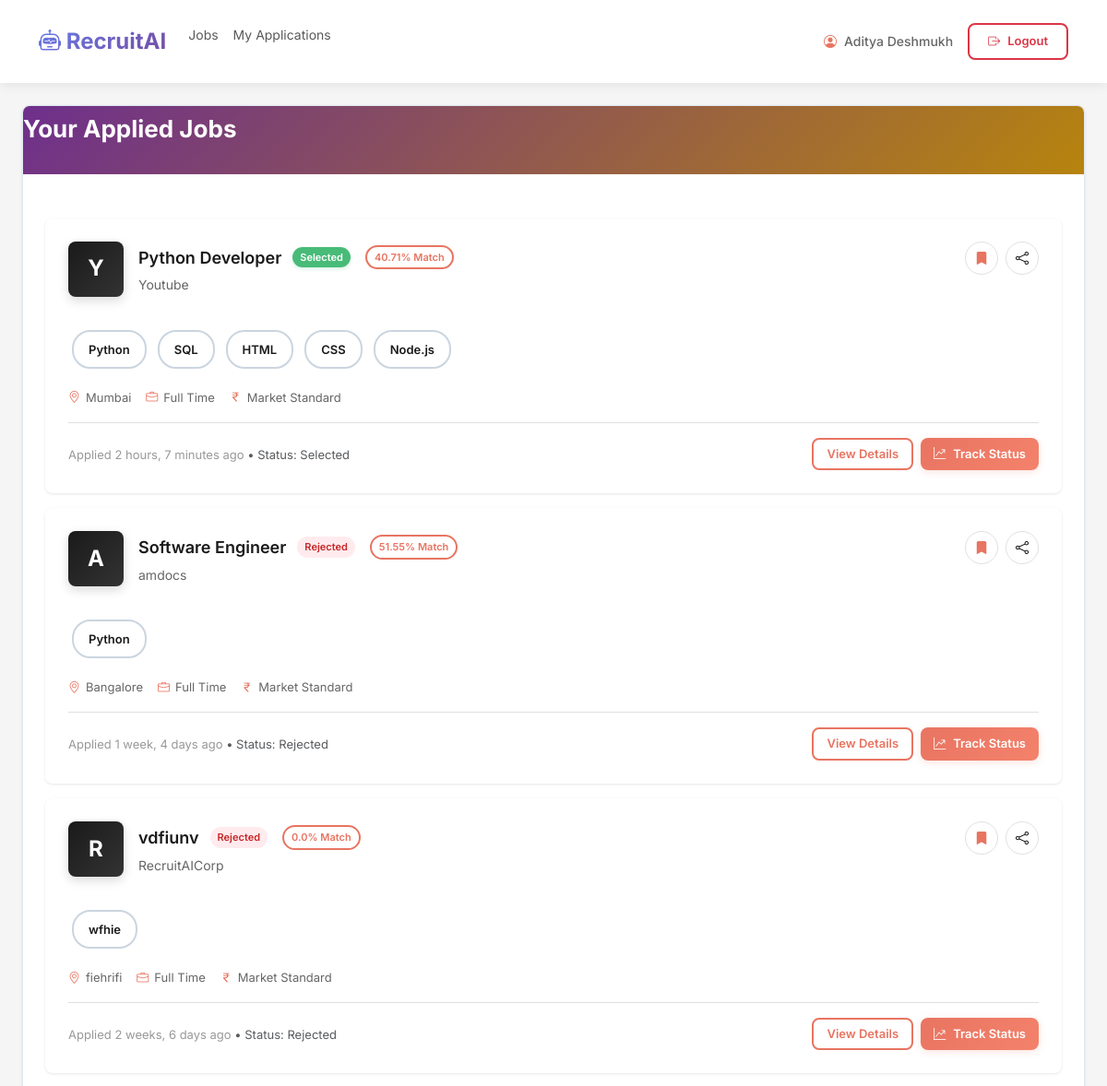
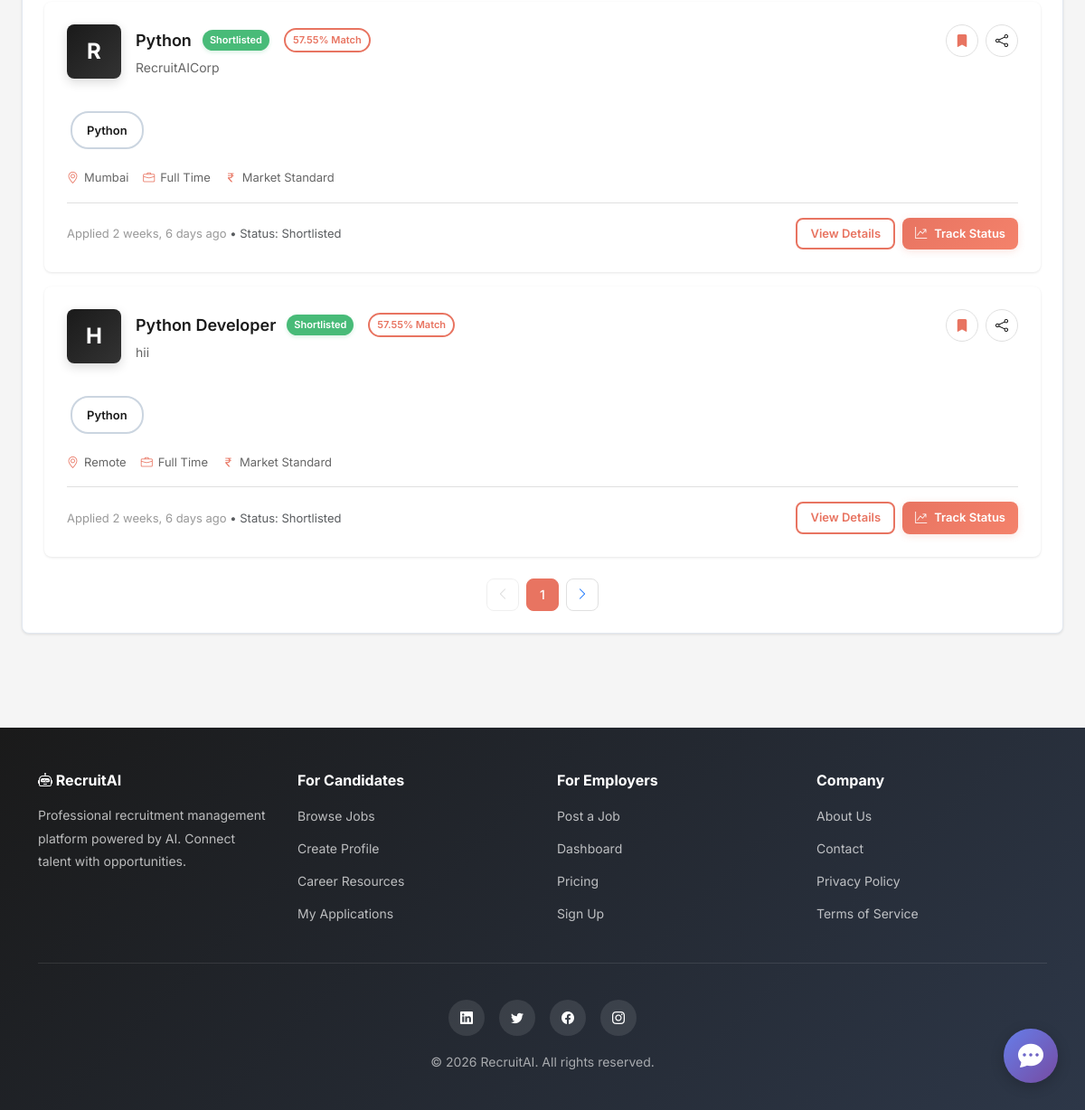
The app's page /candidate/applications/ (signed in) with its own data (2 pictures, top to bottom).
### core/models.py (models this page shows, shortened)
class CustomUser(AbstractUser):
    pass
    is_hr = models.BooleanField(default=False)
    is_candidate = models.BooleanField(default=False)
    company_name = models.CharField(max_length=200, blank=True)
    email = models.EmailField(unique=True)

class Application(models.Model):
    STATUS_CHOICES = (
        ('APPLIED', 'Applied'),
        ('SHORTLISTED', 'Shortlisted'),
        ('SECOND_ROUND', 'Second Round'),
        ('REJECTED', 'Rejected'),
        ('SELECTED', 'Selected'),
    )
    candidate = models.ForeignKey(CustomUser, on_delete=models.CASCADE, related_name='applications')
    job = models.ForeignKey(JobPost, on_delete=models.CASCADE, related_name='applications')
    status = models.CharField(max_length=20, choices=STATUS_CHOICES, default='APPLIED')
    score = models.FloatField(default=0.0)
    applied_at = models.DateTimeField(auto_now_add=True)
    resume = CloudinaryField('resume_snapshot', resource_type='raw', blank=True, null=True)
    interview_name = models.CharField(max_length=200, blank=True, null=True, help_text="e.g. Technical Assessment, HR Round")
    interview_link = models.URLField(max_length=500, blank=True, null=True)
    interview_date = models.DateTimeField(null=True, blank=True)
    class Meta:
        unique_together = ('candidate', 'job')

class JobPost(models.Model):
    recruiter = models.ForeignKey(CustomUser, on_delete=models.CASCADE, related_name='posted_jobs')
    title = models.CharField(max_length=200)
    company_name = models.CharField(max_length=200, default='RecruitAICorp')
    description = RichTextField()
    location = models.CharField(max_length=100)
    eligibility = models.CharField(max_length=200, blank=True)
    required_skills = models.TextField(help_text="Comma separated required skills", blank=True)
    vacancy = models.IntegerField(default=1)
    expiry_date = models.DateTimeField(null=True, blank=True, help_text="Deadline for applications")
    created_at = models.DateTimeField(auto_now_add=True)
    min_tenth_percentage = models.DecimalField(max_digits=5, decimal_places=2, null=True, blank=True, help_text="Minimum 10th percentage required")
    min_twelfth_percentage = models.DecimalField(max_digits=5, decimal_places=2, null=True, blank=True, help_text="Minimum 12th/Diploma percentage required")
    min_degree_percentage = models.DecimalField(max_digits=5, decimal_places=2, null=True, blank=True, help_text="Minimum degree percentage required")
    min_age = models.IntegerField(null=True, blank=True, help_text="Minimum age required")
    max_age = models.IntegerField(null=True, blank=True, help_text="Maximum age allowed")

### core/views.py (the view)
# urls.py: path('candidate/applications/', views.my_applications, name='my_applications'),
@login_required
def my_applications(request):
    if request.user.is_hr:
        return redirect('hr_dashboard')
    my_applications_list = Application.objects.filter(candidate=request.user).order_by('-applied_at')
    from django.core.paginator import Paginator
    paginator = Paginator(my_applications_list, 5)
    page_number = request.GET.get('page')
    page_obj = paginator.get_page(page_number)
    return render(request, 'core/my_applications.html', {
        'my_applications': page_obj,
        'page_obj': page_obj,
        'is_paginated': page_obj.has_other_pages()
    })

### templates/core/my_applications.html (shortened to what this page needs)
{% extends 'base.html' %}
{% load static %}
{% load custom_filters %}
{% block extra_css %}
<link rel="stylesheet" href="{% static 'css/candidate.css' %}">
<link rel="stylesheet" href="{% static 'css/components.css' %}">
{% endblock %}
{% block content %}
<div class="applications-container">
    <div class="card" style="padding: 0; overflow: hidden;">
        <div class="applications-header">
            <h2 style="margin: 0; color: white;">Your Applied Jobs</h2>
        </div>
        <div style="padding: var(--spacing-lg);">
            {% if my_applications %}
            {% for application in my_applications %}
            <div class="job-card">
                <div class="job-card-header">
                    <div class="job-logo">
                        {{ application.job.company_name|first|upper }}
                    </div>
                    <div class="job-info">
                        <div class="d-flex align-items-center gap-2">
                            <h3 class="job-title" style="margin: 0;">{{ application.job.title }}</h3>
                            {% if application.status == 'SHORTLISTED' %}
                            <span class="tag tag-success" style="font-size: 11px; padding: 2px 8px;">Shortlisted</span>
                            {% elif application.status == 'SELECTED' %}
                            <span class="tag tag-success" style="font-size: 11px; padding: 2px 8px;">Selected</span>
                            {% elif application.status == 'REJECTED' %}
                            <span class="tag"
                                style="background: #FFEBEE; color: #C62828; font-size: 11px; padding: 2px 8px;">Rejected</span>
                            {% else %}
                            <span class="tag tag-info" style="font-size: 11px; padding: 2px 8px;">Pending</span>
                            {% endif %}
                            <span class="tag tag-outline"
                                style="font-size: 11px; padding: 2px 8px; border-color: var(--coral-primary); color: var(--coral-primary);">
                                {{ application.score }}% Match
                            </span>
                        </div>
                        <p class="job-company">{{ application.job.company_name }}</p>
                    </div>
                    <div class="job-actions">
                        <button class="job-action-btn" title="Saved">
                            <i class="bi bi-bookmark-fill" style="color: var(--coral-primary);"></i>
                        </button>
                        <button class="job-action-btn" title="Share Job">
                            <i class="bi bi-share"></i>
                        </button>
                    </div>
                </div>
                <div class="job-tags">
                    {% for skill in application.job.required_skills|split:',' %}
                    <span class="tag tag-outline">{{ skill|strip }}</span>
                    {% endfor %}
                </div>
                <div class="job-meta">
                    <div class="job-meta-item">
                        <i class="bi bi-geo-alt"></i>
                        <span>{{ application.job.location }}</span>
                    </div>
                    <div class="job-meta-item">
                        <i class="bi bi-briefcase"></i>
                        <span>Full Time</span>
                    </div>
                    <div class="job-meta-item">
                        <i class="bi bi-currency-rupee"></i>
                        <span>Market Standard</span>
                    </div>
                </div>
                <div class="job-footer">
                    <div class="job-posted">
                        <span>Applied {{ application.applied_at|timesince }} ago</span>
                        <span class="text-muted"> • Status: {{ application.get_status_display }}</span>
                    </div>
                    <div class="job-buttons">
                        <button class="btn btn-outline btn-sm" onclick="showJobDetails('{{ application.job.id }}')">
                            View Details
                        </button>
                        <button class="btn btn-primary btn-sm"
                            onclick="showStatusModal('{{ application.id }}', '{{ application.job.title|escapejs }}', '{{ application.applied_at|date:'d M, Y' }}', '{{ application.status }}', '{{ application.job.company_name|escapejs }}')">
                            <i class="bi bi-graph-up-arrow"></i> Track Status
                        </button>
                    </div>
                </div>
            </div>
            {% endfor %}
            {% if is_paginated %}
            <div class="pagination">
                {% if page_obj.has_previous %}
                <a href="?{% for key,value in request.GET.items %}{% if key != 'page' %}{{ key }}={{ value }}&{% endif %}{% endfor %}page={{ page_obj.previous_page_number }}"
                    class="pagination-btn">
                    <i class="bi bi-chevron-left"></i>
                </a>
                {% else %}
                <button class="pagination-btn" disabled>
                    <i class="bi bi-chevron-left"></i>
                </button>
                {% endif %}
                <button class="pagination-btn active">{{ page_obj.number }}</button>
                {% if page_obj.has_next %}
                <a href="?{% for key,value in request.GET.items %}{% if key != 'page' %}{{ key }}={{ value }}&{% endif %}{% endfor %}page={{ page_obj.next_page_number }}"
                    class="pagination-btn">
                    <i class="bi bi-chevron-right"></i>
                </a>
                {% else %}
                <button class="pagination-btn" disabled>
                    <i class="bi bi-chevron-right"></i>
                </button>
                {% endif %}
            </div>
            {% endif %}
            {% endif %}
        </div>
    </div>
</div>
{% endblock %}

### templates/base.html (shortened to what this page needs)
<!DOCTYPE html>
<html lang="en">
<head>
    <link href="https://cdn.jsdelivr.net/npm/bootstrap@5.3.0/dist/css/bootstrap.min.css" rel="stylesheet">
    <link rel="stylesheet" href="https://cdn.jsdelivr.net/npm/bootstrap-icons@1.11.3/font/bootstrap-icons.min.css">
    {% load static %}
    <link rel="stylesheet" href="{% static 'css/candidate.css' %}">
    <link rel="stylesheet" href="{% static 'css/components.css' %}">
    <link rel="stylesheet" href="{% static 'css/hr.css' %}">
    <link rel="stylesheet" href="{% static 'css/modal.css' %}">
    <link rel="stylesheet" href="{% static 'css/chat.css' %}">
    {% block extra_css %}{% endblock %}
</head>
<body>
    <nav class="navbar navbar-expand-lg navbar-light">
        <div class="container">
            <a class="navbar-brand" href="/">
                <i class="bi bi-robot"></i> RecruitAI
            </a>
            <div class="collapse navbar-collapse" id="navbarNav">
                <ul class="navbar-nav me-auto">
                    {% if user.is_authenticated %}
                    {% if user.is_hr %}
                    <li class="nav-item">
                        <a class="nav-link" href="{% url 'hr_dashboard' %}">Dashboard</a>
                    </li>
                    {% else %}
                    <li class="nav-item">
                        <a class="nav-link" href="{% url 'candidate_dashboard' %}">Jobs</a>
                    </li>
                    <li class="nav-item">
                        <a class="nav-link" href="{% url 'my_applications' %}">My Applications</a>
                    </li>
                    {% endif %}
                    {% endif %}
                </ul>
            </div>
            <div class="d-flex align-items-center gap-3">
                {% if user.is_authenticated %}
                {% if user.is_hr %}
                <a href="{% url 'hr_profile_view' %}" class="navbar-text" style="text-decoration: none;">
                    <i class="bi bi-person-circle"></i>
                    {{ user.get_full_name|default:user.username }}
                </a>
                {% else %}
                <a href="{% url 'profile_view' %}" class="navbar-text" style="text-decoration: none;">
                    <i class="bi bi-person-circle"></i>
                    {{ user.get_full_name|default:user.username }}
                </a>
                {% endif %}
                <form method="post" action="{% url 'logout' %}" style="display: inline;">
                    <button type="submit" class="btn btn-outline-danger btn-sm">
                        <i class="bi bi-box-arrow-right"></i> Logout
                    </button>
                </form>
                {% else %}
                <a href="{% url 'login' %}" class="btn btn-primary btn-sm">
                    <i class="bi bi-box-arrow-in-right"></i> Login
                </a>
                {% endif %}
            </div>
        </div>
    </nav>
    <div class="main-content">
        {% block content %}{% endblock %}
    </div>
    <footer class="site-footer">
        <div class="container">
            <div class="footer-content">
                <div class="footer-section">
                    <h5><i class="bi bi-robot"></i> RecruitAI</h5>
                    <p style="color: rgba(255, 255, 255, 0.7);">
                        Professional recruitment management platform powered by AI.
                        Connect talent with opportunities.
                    </p>
                </div>
                <div class="footer-section">
                    <h5>For Candidates</h5>
                    <ul>
                        <li><a href="{% url 'candidate_dashboard' %}">Browse Jobs</a></li>
                        <li><a href="{% url 'update_profile' %}">Create Profile</a></li>
                        <li><a href="{% url 'career_resources' %}">Career Resources</a></li>
                        <li><a href="{% url 'my_applications' %}">My Applications</a></li>
                    </ul>
                </div>
                <div class="footer-section">
                    <h5>For Employers</h5>
                    <ul>
                        <li><a href="{% url 'create_job' %}">Post a Job</a></li>
                        <li><a href="{% url 'hr_dashboard' %}">Dashboard</a></li>
                        <li><a href="{% url 'pricing' %}">Pricing</a></li>
                        <li><a href="{% url 'hr_signup' %}">Sign Up</a></li>
                    </ul>
                </div>
                <div class="footer-section">
                    <h5>Company</h5>
                    <ul>
                        <li><a href="{% url 'about_us' %}">About Us</a></li>
                        <li><a href="{% url 'contact' %}">Contact</a></li>
                        <li><a href="{% url 'privacy_policy' %}">Privacy Policy</a></li>
                        <li><a href="{% url 'terms_of_service' %}">Terms of Service</a></li>
                    </ul>
                </div>
            </div>
            <div class="footer-bottom">
                <div class="footer-social">
                    <a href="https://linkedin.com/company/recruitai" target="_blank" rel="noopener noreferrer"><i
                            class="bi bi-linkedin"></i></a>
                    <a href="https://twitter.com/recruitai" target="_blank" rel="noopener noreferrer"><i
                            class="bi bi-twitter"></i></a>
                    <a href="https://facebook.com/recruitai" target="_blank" rel="noopener noreferrer"><i
                            class="bi bi-facebook"></i></a>
                    <a href="https://instagram.com/recruitai" target="_blank" rel="noopener noreferrer"><i
                            class="bi bi-instagram"></i></a>
                </div>
                <p style="margin-top: 1rem;">&copy; 2026 RecruitAI. All rights reserved.</p>
            </div>
        </div>
    </footer>
    <div class="chat-widget">
        <button class="chat-button" id="chatButton">
            <i class="bi bi-chat-dots-fill"></i>
        </button>
    </div>
</body>
</html>

### records on screen
CustomUser: get_full_name "Aditya Deshmukh"
Application: job.company_name|first "Y", job "Python Developer", shows "Selected", score "40.71", job.company_name "Youtube", required_skills "Python" "SQL" "HTML" "CSS" "Node.js", job.location "Mumbai", applied_at "2 hours, 7 minutes", status "Selected"
Application: job.company_name|first "A", job "Software Engineer", shows "Rejected", score "51.55", job.company_name "amdocs", job.location "Bangalore", applied_at "1 week, 4 days", status "Rejected"
JobPost: required_skills "Python"
Application: job.company_name|first "R", job "vdfiunv", shows "Rejected", score "0.0", job.company_name "RecruitAICorp", job.location "fiehrifi", applied_at "2 weeks, 6 days", status "Rejected"
JobPost: required_skills "wfhie"
Application: job.company_name|first "R", job "Python", shows "Shortlisted", score "57.55", job.company_name "RecruitAICorp", job.location "Mumbai", applied_at "2 weeks, 6 days", status "Shortlisted"
JobPost: required_skills "Python"
Application: job.company_name|first "H", job "Python Developer", shows "Shortlisted", score "57.55", job.company_name "hii", job.location "Remote", applied_at "2 weeks, 6 days", status "Shortlisted"
JobPost: required_skills "Python"

### other values on screen
{{ page_obj.number }} "1"
